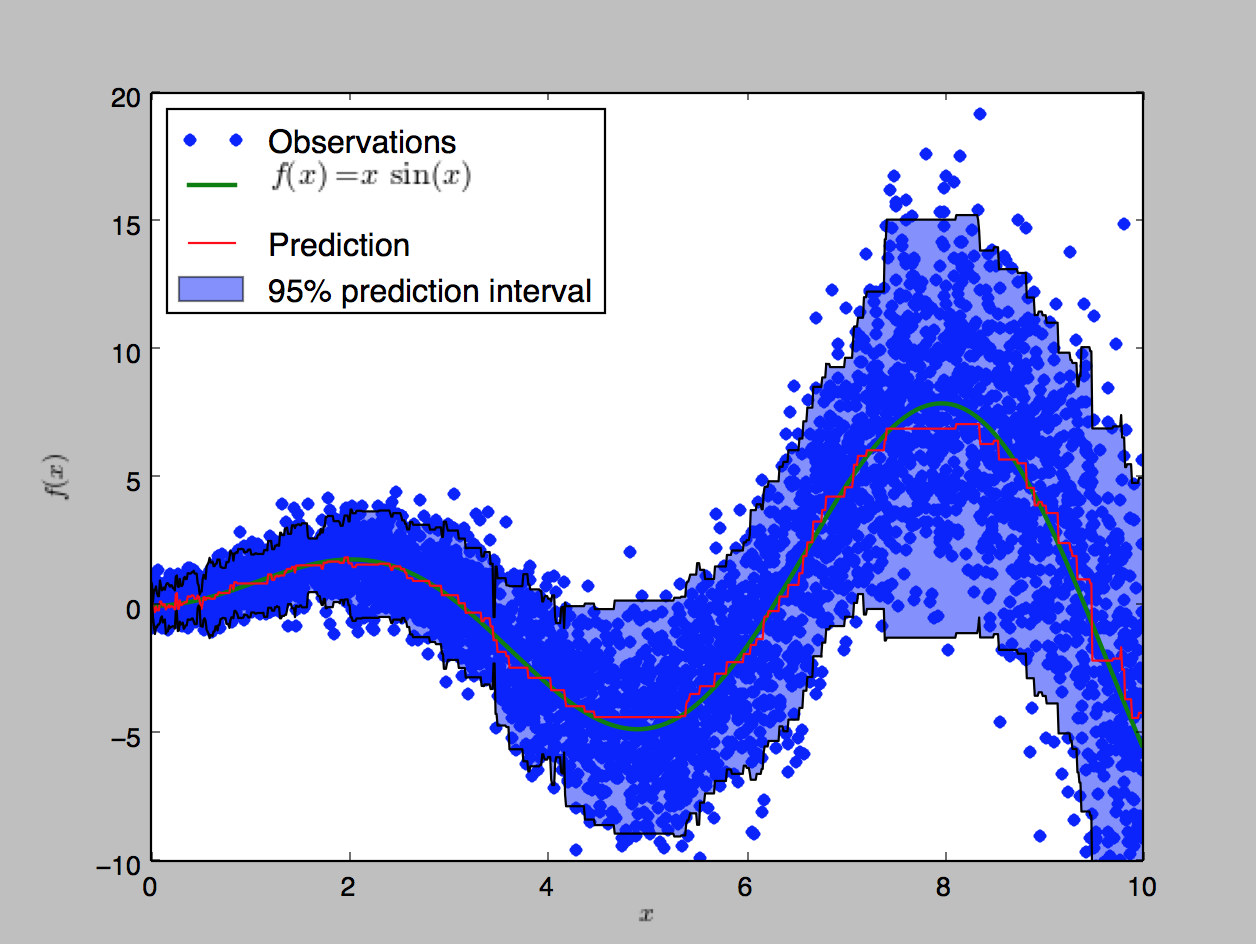

Source code (Python):
__doc__ = """Demonstration of model on constructed data with plots of mu, std.

Code adapted from
http://scikit-learn.org/stable/auto_examples/ensemble/plot_gradient_boosting_quantile.html

"""

import regressor

import numpy as np
import matplotlib.pyplot as plt

NUM_SAMPLES = 5000

def mu(x):
    """The mu function to predict."""
    return x * np.sin(x)


def std(x):
    """The std function to predict."""
    return np.abs(0.5 + x ** 1.4 / 6)


def main():
    np.random.seed(1)
    #  first the noiseless case
    X = np.atleast_2d(np.random.uniform(0, 10.0, size=NUM_SAMPLES)).T
    X = X.astype(np.float32)

    # observations
    y = mu(X).ravel()

    noise = np.random.normal(0, 1, size=y.shape) * std(X).ravel()
    y += noise
    y = y.astype(np.float32)

    # mesh the input space for evaluations of the real function, the prediction and
    # its MSE
    xx = np.atleast_2d(np.linspace(0, 10, 1000)).T
    xx = xx.astype(np.float32)

    clf = regressor.UncertaintyGBM(n_estimators=250, max_depth=3,
                                   learning_rate=0.1, min_samples_leaf=9,
                                   min_samples_split=9, verbose=True)

    clf.fit(X, y)

    # make the prediction on the meshed x-axis
    pred = clf.predict(xx)
    pred_mu = pred[:, 0]
    pred_std = pred[:, 1]

    y_pred = pred_mu
    y_lower = pred_mu - 2 * pred_std
    y_upper = pred_mu + 2 * pred_std

    # plot the function, the prediction and the 95% confidence interval
    fig = plt.figure()
    plt.plot(X, y, 'b.', markersize=10, label=u'Observations')
    plt.plot(xx, mu(xx), 'g', linewidth=2, label=u'$f(x) = x\,\sin(x)$')
    plt.plot(xx, y_pred, 'r-', label=u'Prediction')
    plt.plot(xx, y_upper, 'k-')
    plt.plot(xx, y_lower, 'k-')
    plt.fill(np.concatenate([xx, xx[::-1]]),
             np.concatenate([y_upper, y_lower[::-1]]),
             alpha=.5, fc='b', ec='None', label='95% prediction interval')
    plt.xlabel('$x$')
    plt.ylabel('$f(x)$')
    plt.ylim(-10, 20)
    plt.legend(loc='upper left')
    plt.show()


if __name__ == '__main__':
    main()
